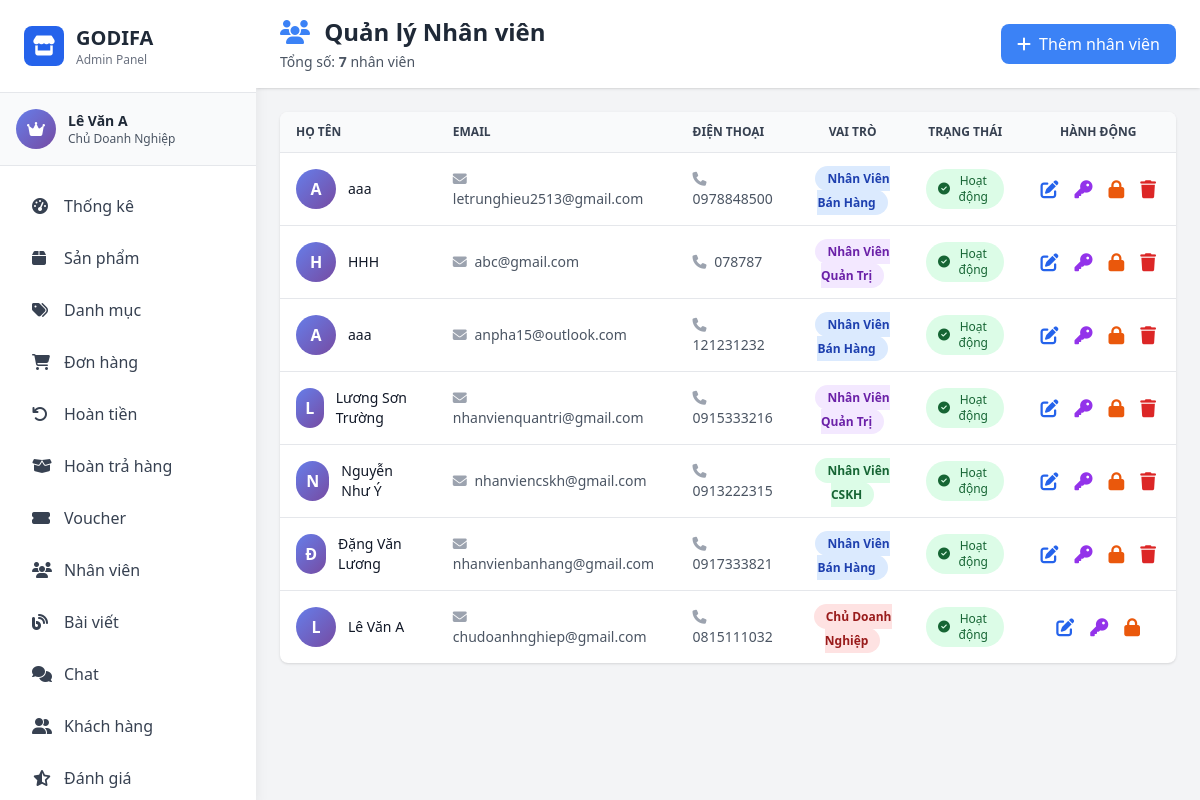
/admin/pages/users.php (signed in), run on an earlier commit of the app's database.
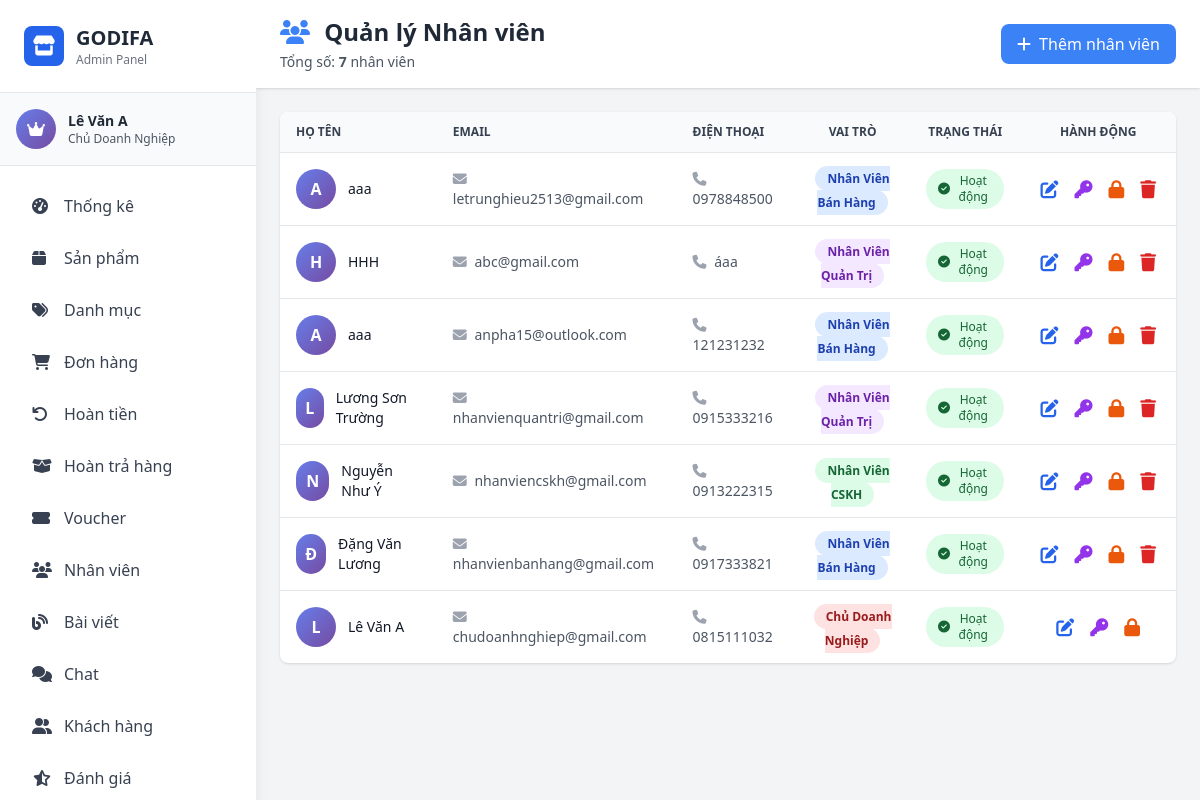
And on a later commit of the database.
### tables this page shows
CREATE TABLE IF NOT EXISTS `user` (
  `userID` int NOT NULL AUTO_INCREMENT,
  `userName` varchar(100) NOT NULL,
  `email` varchar(100) NOT NULL,
  `password` varchar(100) NOT NULL,
  `phone` varchar(10) NOT NULL,
  `status` varchar(150) NOT NULL,
  `roleID` int NOT NULL,
  PRIMARY KEY (`userID`),
  UNIQUE KEY `email` (`email`),
  KEY `fk_user_role` (`roleID`)
);

CREATE TABLE IF NOT EXISTS `role` (
  `roleID` int NOT NULL AUTO_INCREMENT,
  `roleName` varchar(100) NOT NULL,
  PRIMARY KEY (`roleID`)
);

### model/mUser.php (called while the page is built, shortened)
<?php
require_once __DIR__ . '/database.php';
class User {
    private $conn;
    public function __construct() {
        $db = new clsKetNoi();
        $this->conn = $db->moKetNoi();
    }
    public function getAllUsers() {
        $sql = "SELECT u.*, r.roleName
                FROM user u
                INNER JOIN role r ON u.roleID = r.roleID
                ORDER BY u.userID DESC";
        $result = mysqli_query($this->conn, $sql);
        $users = [];
        while ($row = mysqli_fetch_assoc($result)) {
            $users[] = $row;
        }
        return $users;
    }
}
?>

### model/database.php (called while the page is built, shortened)
<?php
class Database {
    private static $instance = null;
    private $connection;
    private function __construct() {
        try {
            $this->connection = mysqli_connect(
                self::DB_HOST,
                self::DB_USER,
                self::DB_PASS,
                self::DB_NAME
            );
            mysqli_set_charset($this->connection, self::DB_CHARSET);
        } catch (Exception $e) {
            die("Database Error: " . $e->getMessage());
        }
    }
    public static function getInstance() {
        if (self::$instance === null) {
            self::$instance = new self();
        }
        return self::$instance;
    }
    public function getConnection() {
        return $this->connection;
    }
}
class clsKetNoi {
    public function moKetNoi() {
        return Database::getInstance()->getConnection();
    }
}

### model/mRole.php (called while the page is built, shortened)
<?php
require_once __DIR__ . '/database.php';
class Role {
    public function __construct() {
        $db = new clsKetNoi();
    }
}
?>

### controller/admin/cUser.php (called while the page is built, shortened)
<?php
require_once __DIR__ . '/../../model/mUser.php';
require_once __DIR__ . '/../../model/mRole.php';
class cUser {
    private $userModel;
    public function __construct() {
        $this->userModel = new User();
    }
    public function getAllUsers() {
        return $this->userModel->getAllUsers();
    }
}
?>

### admin/middleware/auth.php (called while the page is built, shortened)
<?php
function hasPermission($permission) {
    global $rolePermissions;
    $userRole = $_SESSION['role_id'] ?? 0;
    if ($userRole == ROLE_OWNER) {
        return true;
    }
    return in_array($permission, $rolePermissions[$userRole]);
}
function canEditUser($currentUserRoleID, $targetUserRoleID) {
    if ($currentUserRoleID == ROLE_OWNER) {
        return true;
    }
    return false;
}
?>

### admin/pages/users.php (the view, shortened to what the changed rows need)
<?php
require_once __DIR__ . '/../middleware/auth.php';
require_once __DIR__ . '/../../controller/admin/cUser.php';
$userController = new cUser();
$users = $userController->getAllUsers();
include __DIR__ . '/../includes/header.php';
?>
<div class="flex h-screen bg-gray-100">
    <?php include __DIR__ . '/../includes/sidebar.php'; ?>
    <div class="flex-1 overflow-y-auto ml-64">
        <div class="bg-white shadow sticky top-0 z-10">
            <div class="px-4 md:px-6 py-4 flex flex-wrap justify-between items-center gap-4">
                <div>
                    <h1 class="text-xl md:text-2xl font-bold text-gray-800">
                        <i class="fas fa-users text-blue-500 mr-2"></i>
                        Quản lý Nhân viên
                    </h1>
                </div>
            </div>
        </div>
        <div class="p-4 md:p-6">
            <div class="bg-white rounded-lg shadow overflow-hidden">
                <div class="overflow-x-auto">
                    <table class="w-full">
                        <thead class="bg-gray-50 border-b">
                            <tr>
                                <th class="px-4 py-3 text-left text-xs font-semibold text-gray-700 uppercase">Họ tên</th>
                                <th class="px-4 py-3 text-left text-xs font-semibold text-gray-700 uppercase">Email</th>
                                <th class="px-4 py-3 text-left text-xs font-semibold text-gray-700 uppercase">Điện thoại</th>
                                <th class="px-4 py-3 text-center text-xs font-semibold text-gray-700 uppercase">Vai trò</th>
                                <th class="px-4 py-3 text-center text-xs font-semibold text-gray-700 uppercase">Trạng thái</th>
                                <th class="px-4 py-3 text-center text-xs font-semibold text-gray-700 uppercase">Hành động</th>
                            </tr>
                        </thead>
                        <tbody class="divide-y divide-gray-200">
                            <?php if (empty($users)): ?>
                            <tr>
                                <td colspan="6" class="px-4 py-8 text-center text-gray-500">
                                    <i class="fas fa-user-slash text-4xl mb-2"></i>
                                    <p>Chưa có nhân viên nào</p>
                                </td>
                            </tr>
                            <?php else: ?>
                                <?php foreach ($users as $user): ?>
                                <?php
                                $userID = $user['userID'] ?? 0;
                                $userName = $user['userName'] ?? 'N/A';
                                $email = $user['email'] ?? 'N/A';
                                $phone = $user['phone'] ?? '';
                                $roleID = $user['roleID'] ?? 0;
                                $roleName = $user['roleName'] ?? 'N/A';
                                $status = $user['status'] ?? '0';
                                ?>
                                <tr class="hover:bg-gray-50">
                                    <td class="px-4 py-3">
                                        <div class="flex items-center">
                                            <div class="w-10 h-10 bg-gradient-to-br from-blue-400 to-purple-500 rounded-full flex items-center justify-center text-white font-bold mr-3">
                                                <?php echo strtoupper(mb_substr($userName, 0, 1)); ?>
                                            </div>
                                            <div>
                                                <div class="text-sm font-medium text-gray-900"><?php echo htmlspecialchars($userName); ?></div>
                                            </div>
                                        </div>
                                    </td>
                                    <td class="px-4 py-3 text-sm text-gray-600">
                                        <i class="fas fa-envelope mr-1 text-gray-400"></i>
                                        <?php echo htmlspecialchars($email); ?>
                                    </td>
                                    <td class="px-4 py-3 text-sm text-gray-600">
                                        <i class="fas fa-phone mr-1 text-gray-400"></i>
                                        <?php echo htmlspecialchars($phone ?: 'N/A'); ?>
                                    </td>
                                    <td class="px-4 py-3 text-center">
                                        <?php
                                        $roleColors = [
                                            1 => 'bg-red-100 text-red-800',
                                            2 => 'bg-purple-100 text-purple-800',
                                            3 => 'bg-blue-100 text-blue-800',
                                            4 => 'bg-green-100 text-green-800'
                                        ];
                                        $colorClass = $roleColors[$roleID] ?? 'bg-gray-100 text-gray-800';
                                        ?>
                                        <span class="px-3 py-1 <?php echo $colorClass; ?> rounded-full text-xs font-semibold">
                                            <?php echo htmlspecialchars($roleName); ?>
                                        </span>
                                    </td>
                                    <td class="px-4 py-3 text-center">
                                        <span class="px-3 py-1 <?php echo $status == '1' ? 'bg-green-100 text-green-800' : 'bg-red-100 text-red-800'; ?> rounded-full text-xs font-medium inline-flex items-center">
                                            <i class="fas fa-<?php echo $status == '1' ? 'check-circle' : 'times-circle'; ?> mr-1"></i>
                                            <?php echo $status == '1' ? 'Hoạt động' : 'Đã khóa'; ?>
                                        </span>
                                    </td>
                                    <td class="px-4 py-3 text-center">
                                        <div class="flex justify-center items-center space-x-2">
                                            <?php if (canEditUser($_SESSION['role_id'], $roleID)): ?>
                                            <button onclick='openEditModal(<?php echo json_encode($user, JSON_HEX_APOS); ?>)'
                                                    class="text-blue-600 hover:text-blue-800" title="Sửa thông tin">
                                                <i class="fas fa-edit text-lg"></i>
                                            </button>
                                            <button onclick="openPasswordModal(<?php echo $userID; ?>, '<?php echo htmlspecialchars($userName); ?>')"
                                                    class="text-purple-600 hover:text-purple-800" title="Đổi mật khẩu">
                                                <i class="fas fa-key text-lg"></i>
                                            </button>
                                            <?php if ($status == '1'): ?>
                                            <button onclick="toggleUserStatus(<?php echo $userID; ?>, '<?php echo htmlspecialchars($userName); ?>', 0)"
                                                    class="text-orange-600 hover:text-orange-800" title="Khóa tài khoản">
                                                <i class="fas fa-lock text-lg"></i>
                                            </button>
                                            <?php endif; ?>
                                            <?php endif; ?>
                                            <?php if (hasPermission('delete_user') && isset($_SESSION['user_id']) && $userID != $_SESSION['user_id']): ?>
                                            <button onclick="deleteUser(<?php echo $userID; ?>, '<?php echo htmlspecialchars($userName); ?>')"
                                                    class="text-red-600 hover:text-red-800" title="Xóa">
                                                <i class="fas fa-trash text-lg"></i>
                                            </button>
                                            <?php endif; ?>
                                        </div>
                                    </td>
                                </tr>
                                <?php endforeach; ?>
                            <?php endif; ?>
                        </tbody>
                    </table>
                </div>
            </div>
        </div>
    </div>
</div>
<?php include __DIR__ . '/../includes/footer.php'; ?>

What changed in the data, as far as the page shows it:
changed user "HHH": phone "078787" → "áaa"
